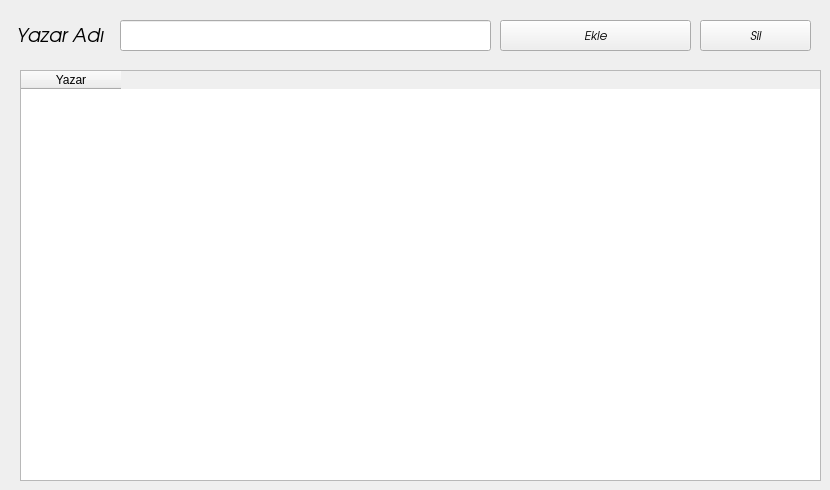
      <widget class="QWidget" name="tab_14">
       <attribute name="title">
        <string>Yazar</string>
       </attribute>
       <widget class="QPushButton" name="pushButton_19">
        <property name="geometry">
         <rect>
          <x>500</x>
          <y>20</y>
          <width>191</width>
          <height>31</height>
         </rect>
        </property>
        <property name="font">
         <font>
          <family>URW Gothic L</family>
          <italic>true</italic>
         </font>
        </property>
        <property name="text">
         <string>Ekle</string>
        </property>
       </widget>
       <widget class="QLabel" name="label_55">
        <property name="geometry">
         <rect>
          <x>16</x>
          <y>19</y>
          <width>101</width>
          <height>31</height>
         </rect>
        </property>
        <property name="font">
         <font>
          <family>URW Gothic L</family>
          <pointsize>14</pointsize>
          <italic>true</italic>
         </font>
        </property>
        <property name="text">
         <string>Yazar Adı</string>
        </property>
       </widget>
       <widget class="QTableWidget" name="tableWidget_3">
        <property name="geometry">
         <rect>
          <x>20</x>
          <y>70</y>
          <width>801</width>
          <height>411</height>
         </rect>
        </property>
        <column>
         <property name="text">
          <string>Yazar</string>
         </property>
        </column>
       </widget>
       <widget class="QLineEdit" name="lineEdit_32">
        <property name="geometry">
         <rect>
          <x>120</x>
          <y>20</y>
          <width>371</width>
          <height>31</height>
         </rect>
        </property>
       </widget>
       <widget class="QPushButton" name="pushButton_29">
        <property name="geometry">
         <rect>
          <x>700</x>
          <y>20</y>
          <width>111</width>
          <height>31</height>
         </rect>
        </property>
        <property name="font">
         <font>
          <family>URW Gothic L</family>
          <italic>true</italic>
         </font>
        </property>
        <property name="text">
         <string>Sil</string>
        </property>
       </widget>
      </widget>
